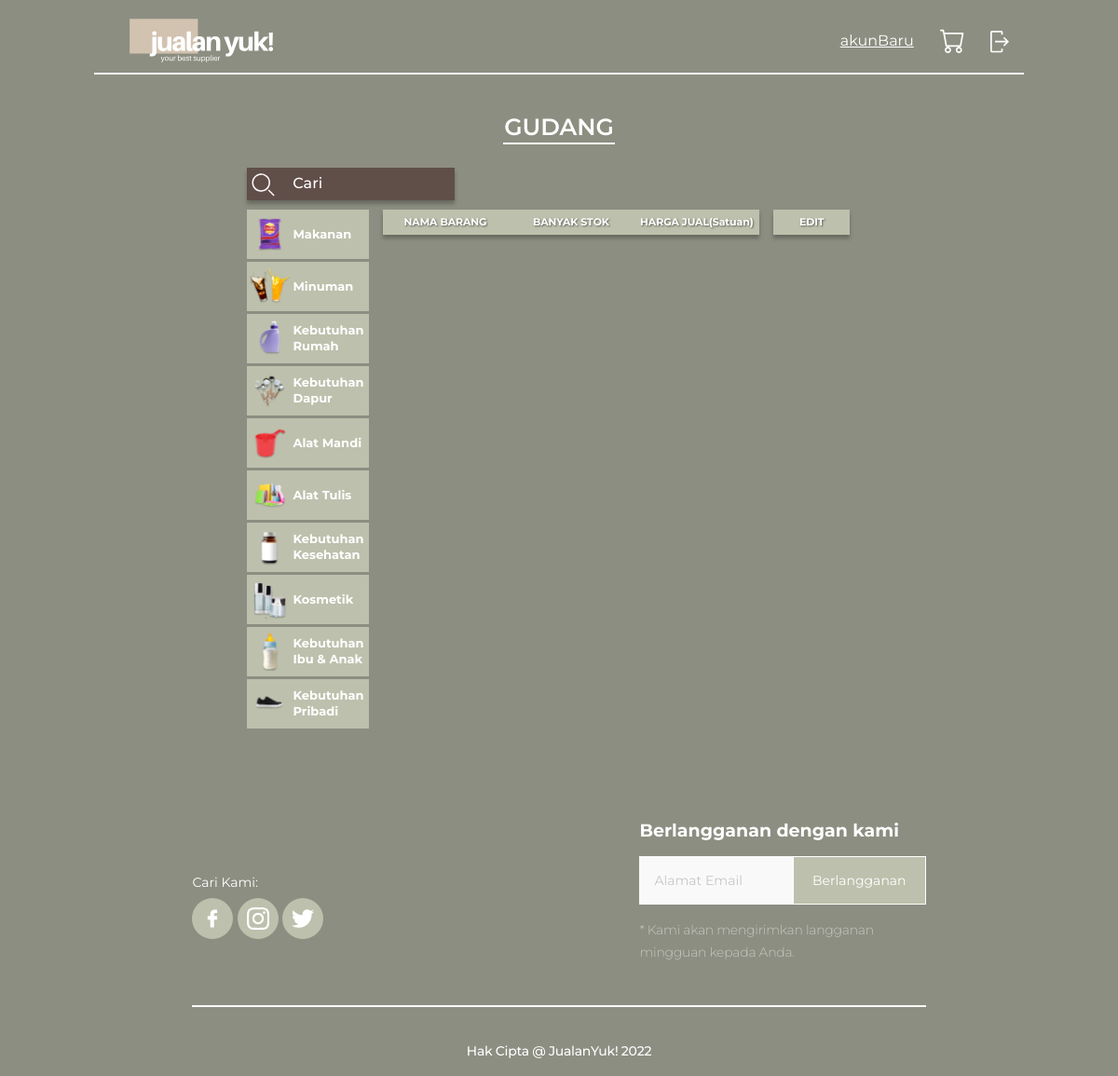
Before: /Code/gudang/gudang.php?category=3 (signed in) with the older database file.
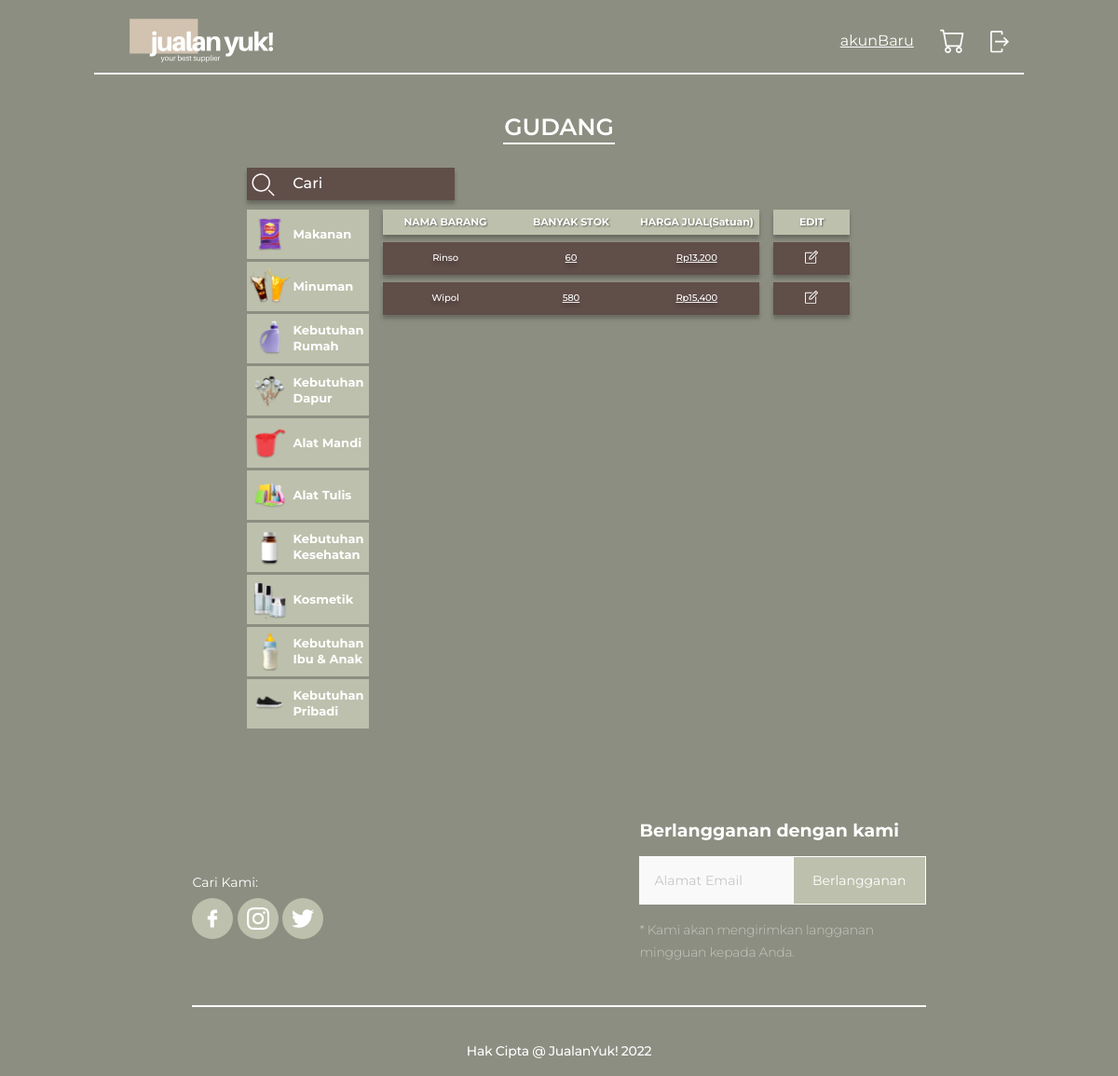
After: the same page with the newer database file.
### tables this page shows
CREATE TABLE `category` (
  `categoryId` int(11) NOT NULL,
  `categoryName` varchar(100) DEFAULT NULL,
  `categoryImage` varchar(200) DEFAULT NULL
);

CREATE TABLE `owns` (
  `userId` int(11) NOT NULL,
  `itemId` int(11) NOT NULL,
  `qty` int(11) DEFAULT NULL,
  `sellPrice` int(11) DEFAULT NULL,
  `COGS` int(11) DEFAULT NULL
);

CREATE TABLE `item` (
  `itemId` int(11) NOT NULL,
  `categoryId` int(11) DEFAULT NULL,
  `itemName` varchar(100) DEFAULT NULL,
  `itemStock` int(11) DEFAULT NULL,
  `itemRating` decimal(3,1) DEFAULT NULL,
  `qtyPerItem` int(11) DEFAULT NULL,
  `buyPrice` int(11) DEFAULT NULL,
  `itemImage` varchar(100) DEFAULT NULL,
  `itemDescription` text DEFAULT NULL
);

### Code/functions.php (called while the page is built, shortened)
<?php
$conn = mysqli_connect("localhost", "root", "", "jualanyuk");
function query($strQuery){
    global $conn;
    $result = mysqli_query($conn, $strQuery);
    $temp = [];
    while($row = mysqli_fetch_assoc($result)){
        $temp[] = $row;
    }
    return $temp;
}
?>

### Code/gudang/gudang.php (the view, shortened to what this page needs)
<?php
require '../functions.php';
$currentUserId = $_SESSION['currentUserId'];
$categories = query("SELECT * FROM category");
if(isset($_GET['category'])){
    $categoryId = $_GET['category'];
    $query = "SELECT * FROM owns o JOIN item i ON i.itemId = o.itemId JOIN `user` u ON u.userId = o.userId JOIN category c ON c.categoryId = i.categoryId WHERE u.userId = $currentUserId AND c.categoryId = $categoryId";
} else {
    $query = "SELECT * FROM owns o JOIN item i ON i.itemId = o.itemId JOIN `user` u ON u.userId = o.userId WHERE u.userId = $currentUserId";
}
$items = query($query);
?>
<!DOCTYPE html>
<html lang="en">
<head>
    <link rel="stylesheet" href="../header/header.css">
    <link rel="stylesheet" href="../footer/footer.css">
    <link rel="stylesheet" href="gudang.css">
</head>
<body>
    <?php require '../header/headerWithoutSearch.php' ?>
    <div class="main">
        <div class="judulGudang">
            <p class="tulisanGudang">GUDANG</p>
            <div class="garis10"></div>
        </div>
        <form action="" method="get">
            <div class="cari">
                <div class="svgCarii">
                </div>
                <input type="text" name="keyword" id="tulisanCari" placeholder="Cari" class="tulisanCari" autocomplete="off" spellcheck="false">
            </div>
        </form>
        <div class="isi">
            <div class="bagianKiri">
                <?php foreach($categories as $category): ?>
                <a href="?category=<?=$category['categoryId']?>">
                <div class="kategoriCard">
                    <div class="kotakFoto" style="background-image: url(../image/Kategori/<?=$category['categoryImage']?>);"></div>
                    <div class="kotakText"><?=$category['categoryName']?></div>
                </div>
                </a>
                <?php endforeach; ?>
            </div>
            <div class="bagianTengah">
                <div class="bagianTengahAtas">
                    <div class="bagian">
                        <p class="namaBrg">NAMA BARANG</p>
                    </div>
                    <div class="bagian">
                        <p class="stok">BANYAK STOK</p>
                    </div>
                    <div class="bagian">
                        <p class="harga">HARGA JUAL(Satuan)</p>
                    </div>
                </div>
                <div class="bagianTengahBawah">
                    <?php foreach($items as $item): ?>
                        <form action="" method="get" class="formItem">
                        <div class="exactItem">
                            <div class="cardBawah">
                                <div class="bagian">
                                    <label for="namaAwal" class="namaAwal" id="namaAwal"><?=$item['itemName']?></label>
                                </div>
                                <div class="bagian">
                                    <label for="stokAwal" class="stokAwal" id="stokAwal"><?=$item['qty']?></label>
                                </div>
                                <div class="bagian">
                                    <label for="hargaAwal" class="hargaAwal" id="hargaAwal">Rp<?=number_format($item['sellPrice'])?></label>
                                </div>
                            </div>
                        </div>
                        </form>
                    <?php endforeach; ?>
                </div>
            </div>
            <div class="bagianKanan">
                <div class="bagianKananAtas">
                    <p class="edit2">EDIT</p>
                </div>
                <div class="bagianKananBawah">
                    <?php foreach($items as $item): ?>
                    <div class="paket2">
                        <div class="cardEdit">
                            <button type="button" class="edit" id="edit">
                            </button>
                        </div>
                    </div>
                    <?php endforeach; ?>
                </div>
            </div>
        </div>
    </div>
    <?php include '../footer/footer.php' ?>
</body>
</html>

Changed rows visible on the page:
added owns: itemId.itemName "Rinso", qty "60", sellPrice "13,200"
added owns: itemId.itemName "Wipol", qty "580", sellPrice "15,400"
